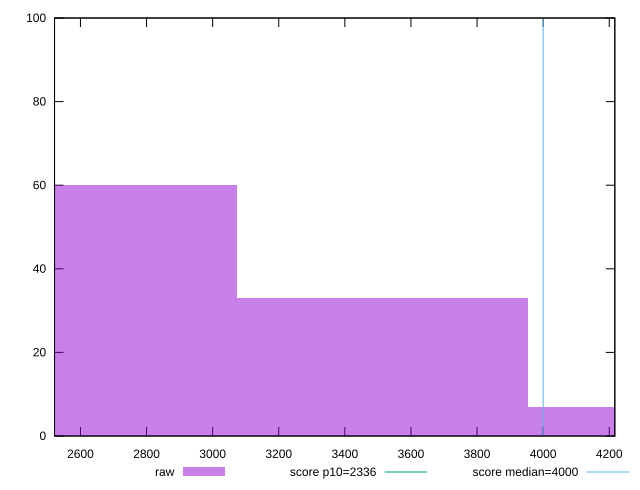

Generate this figure with gnuplot:
reset

$raw <<EOF
3513.8757151757613 33
2635.406786381821 60
4392.344643969702 7
EOF

set key outside below
set boxwidth 878.4689287939403
set xrange [2521.569:4216.841]
set yrange [0:100]
set trange [0:100]
set style fill transparent solid 0.5 noborder

set parametric
set terminal svg size 640, 490 enhanced background rgb 'white'
set output "report_00015_2021-02-09T16-11-33.973Z/first-contentful-paint/samples/pages/raw/histogram.svg"

plot $raw title "raw" with boxes, \
     2336,t title "score p10=2336", \
     4000,t title "score median=4000"

reset
